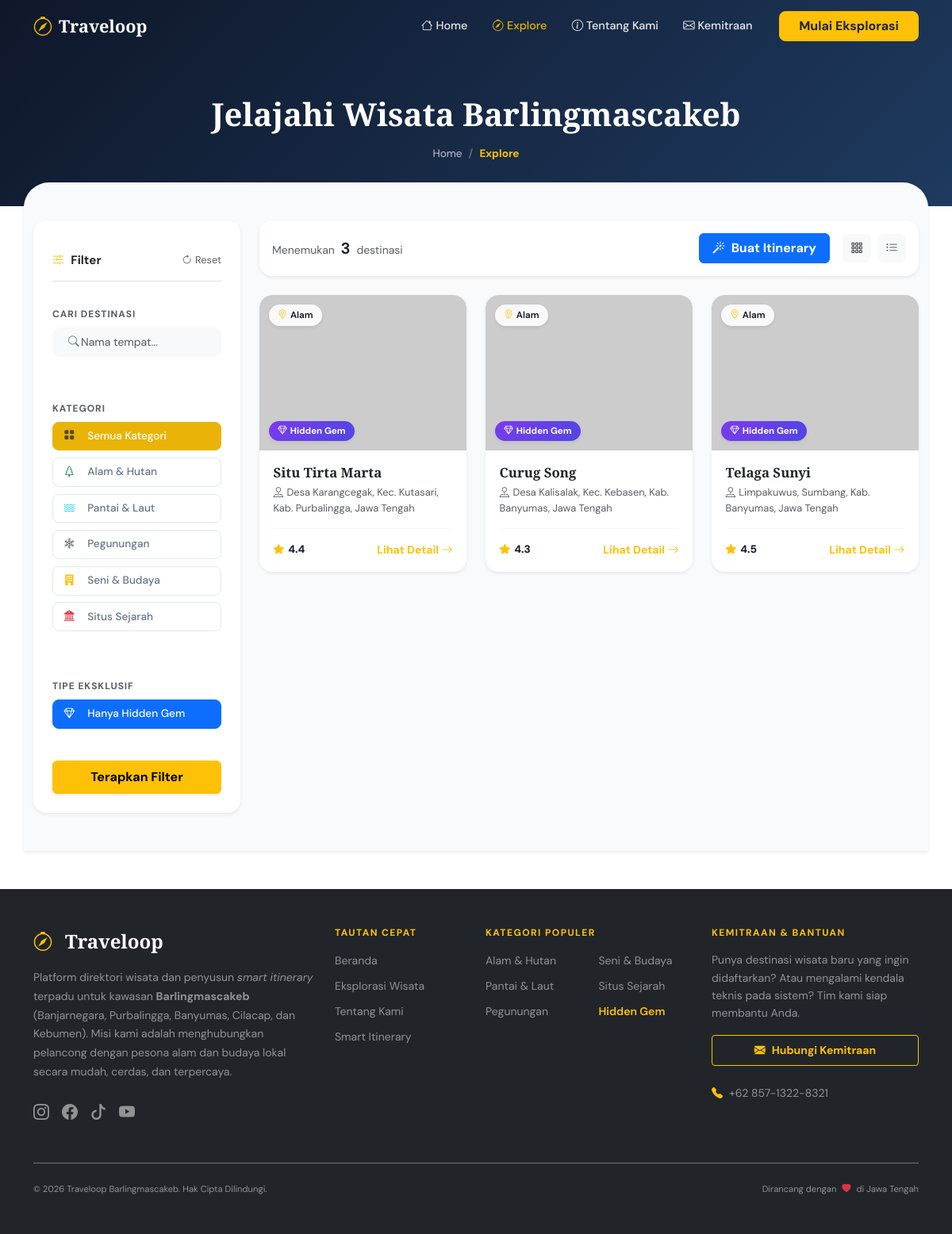
/explore.php?tag=hidden-gem, run on the app's committed database.
### tables this page shows
CREATE TABLE `destinasi` (
  `id` int(11) NOT NULL,
  `nama` varchar(100) NOT NULL,
  `kategori` varchar(50) NOT NULL,
  `alamat` text NOT NULL,
  `rating` decimal(3,1) DEFAULT 0.0,
  `deskripsi` text NOT NULL,
  `foto_url` longtext DEFAULT NULL,
  `maps_url` varchar(255) DEFAULT NULL,
  `kontak` varchar(50) DEFAULT NULL,
  `tarif` varchar(100) DEFAULT NULL,
  `history` text DEFAULT NULL,
  `tips` text DEFAULT NULL,
  `created_at` timestamp NOT NULL DEFAULT current_timestamp()
);

### explore.php (the view, shortened to what this page needs)
<?php
require_once 'includes/header.php';
$search   = isset($_GET['q']) ? mysqli_real_escape_string($koneksi, $_GET['q']) : '';
$category = isset($_GET['cat']) ? mysqli_real_escape_string($koneksi, $_GET['cat']) : 'all';
$tag      = isset($_GET['tag']) ? mysqli_real_escape_string($koneksi, $_GET['tag']) : '';
$sql = "SELECT * FROM destinasi WHERE 1=1";
if (!empty($tag) && $tag == 'hidden-gem') {
    $sql .= " AND (deskripsi LIKE '%hidden gem%' OR deskripsi LIKE '%Hidden Gem%')";
}
$sql .= " ORDER BY id DESC";
$query_explore = mysqli_query($koneksi, $sql);
$total_results = $query_explore ? mysqli_num_rows($query_explore) : 0;
?>
<div class="page-header-solid" style="padding-top: 120px;">
  <div class="container text-center">
    <h1 class="page-title text-white">Jelajahi Wisata Barlingmascakeb</h1>
    <nav aria-label="breadcrumb">
      <ol class="breadcrumb wn-breadcrumb justify-content-center mt-3">
        <li class="breadcrumb-item"><a href="index.php" class="text-light text-decoration-none opacity-75 hover-white">Home</a></li>
        <li class="breadcrumb-item active text-warning fw-bold" aria-current="page">Explore</li>
      </ol>
    </nav>
  </div>
</div>
<div class="container py-5 explore-page bg-soft rounded-top-5 shadow-sm" style="margin-top: -30px; position: relative; z-index: 10;">
  <div class="row g-4">
    <div class="col-lg-3">
      <form action="explore.php" method="GET" class="filter-panel p-4 shadow-sm rounded-4 bg-white border-0 sticky-lg-top" id="filterPanel" style="top: 100px;">
        <div class="filter-panel-header bg-white px-0 border-bottom pb-3 mb-3 d-flex justify-content-between align-items-center">
          <h5 class="filter-title text-dark mb-0 fw-bold"><i class="bi bi-sliders2 text-warning me-2"></i>Filter</h5>
          <a href="explore.php" class="btn-reset-filter text-decoration-none text-muted small"><i class="bi bi-arrow-clockwise me-1"></i>Reset</a>
        </div>
        <div class="filter-section px-0 border-0 mb-4">
          <label class="filter-label text-muted small fw-bold text-uppercase tracking-wider">Cari Destinasi</label>
          <div class="filter-search-wrap mt-2">
            <i class="bi bi-search ps-2"></i>
            <input type="text" name="q" id="filterSearch" class="form-control filter-input bg-light border-0" placeholder="Nama tempat..." value="<?= htmlspecialchars($search) ?>"/>
          </div>
        </div>
        <div class="filter-section px-0 border-0 mb-4">
          <label class="filter-label text-muted small fw-bold text-uppercase tracking-wider">Kategori</label>
          <div class="cat-filter-list mt-2">
            <button type="button" class="cat-filter-btn mb-1 <?= $category == 'all' ? 'active' : '' ?>" onclick="setCategory('all', this)">
              <i class="bi bi-grid-fill text-muted me-2"></i>Semua Kategori
            </button>
            <button type="button" class="cat-filter-btn mb-1 <?= $category == 'nature' ? 'active' : '' ?>" onclick="setCategory('nature', this)">
              <i class="bi bi-tree text-success me-2"></i>Alam & Hutan
            </button>
            <button type="button" class="cat-filter-btn mb-1 <?= $category == 'beach' ? 'active' : '' ?>" onclick="setCategory('beach', this)">
              <i class="bi bi-water text-info me-2"></i>Pantai & Laut
            </button>
            <button type="button" class="cat-filter-btn mb-1 <?= $category == 'mountain' ? 'active' : '' ?>" onclick="setCategory('mountain', this)">
              <i class="bi bi-snow2 text-secondary me-2"></i>Pegunungan
            </button>
            <button type="button" class="cat-filter-btn mb-1 <?= $category == 'cultural' ? 'active' : '' ?>" onclick="setCategory('cultural', this)">
              <i class="bi bi-building-fill text-warning me-2"></i>Seni & Budaya
            </button>
            <button type="button" class="cat-filter-btn mb-1 <?= $category == 'historical' ? 'active' : '' ?>" onclick="setCategory('historical', this)">
              <i class="bi bi-bank2 text-danger me-2"></i>Situs Sejarah
            </button>
          </div>
        </div>
        <div class="filter-section px-0 border-0 mb-4">
          <label class="filter-label text-muted small fw-bold text-uppercase tracking-wider">Tipe Eksklusif</label>
          <div class="d-flex gap-2 flex-wrap mt-2">
            <button type="button" class="cat-filter-btn w-100 <?= $tag == 'hidden-gem' ? 'active text-white bg-primary border-primary' : 'bg-light border-0' ?>" id="gemFilterBtn" onclick="toggleGemUI()">
              <i class="bi bi-gem me-2 <?= $tag == 'hidden-gem' ? 'text-white' : 'text-primary' ?>"></i> Hanya Hidden Gem
            </button>
          </div>
        </div>
        <button type="submit" class="btn btn-warning w-100 fw-bold py-2 shadow-sm">Terapkan Filter</button>
      </form>
    </div>
    <div class="col-lg-9">
      <div class="explore-toolbar bg-white shadow-sm rounded-4 p-3 mb-4 border-0 d-flex justify-content-between align-items-center flex-wrap gap-3">
        <div class="results-info text-muted">
          Menemukan <strong class="text-dark fs-5 mx-1"><?= $total_results ?></strong> destinasi
        </div>
        <div class="toolbar-right d-flex gap-2 align-items-center">
          <button class="btn btn-primary fw-bold px-3 me-2" onclick="showItineraryModal()"><i class="bi bi-magic me-1"></i> Buat Itinerary</button>
          <button class="view-toggle active bg-light border-0 text-dark" id="gridToggle" onclick="toggleViewLayout('grid')" title="Grid View">
            <i class="bi bi-grid-3x3-gap"></i>
          </button>
          <button class="view-toggle bg-light border-0 text-muted" id="listToggle" onclick="toggleViewLayout('list')" title="List View">
            <i class="bi bi-list-ul"></i>
          </button>
        </div>
      </div>
      <div class="row g-4" id="placeGrid">
        <?php
        if ($query_explore && $total_results > 0) {
            while ($row = mysqli_fetch_assoc($query_explore)) {
                $foto = !empty($row['foto_url']) ? $row['foto_url'] : 'https://placehold.co/600x400/e2e8f0/64748b?text=Wisata';
                $isGem = (stripos($row['deskripsi'], 'hidden gem') !== false);
                ?>
                <div class="col-12 col-md-6 col-xl-4 place-item-col">
                  <div class="place-card h-100 shadow-sm border-0"
                       data-id="<?= $row['id'] ?>"
                       data-nama="<?= htmlspecialchars($row['nama'], ENT_QUOTES) ?>"
                       data-kategori="<?= htmlspecialchars($row['kategori'], ENT_QUOTES) ?>"
                       data-alamat="<?= htmlspecialchars($row['alamat'], ENT_QUOTES) ?>"
                       data-rating="<?= $row['rating'] ?>"
                       data-deskripsi="<?= htmlspecialchars($row['deskripsi'], ENT_QUOTES) ?>"
                       data-foto="<?= htmlspecialchars($foto, ENT_QUOTES) ?>"
                       data-maps="<?= htmlspecialchars($row['maps_url'] ?? '', ENT_QUOTES) ?>"
                       data-tarif="<?= htmlspecialchars($row['tarif'] ?? '', ENT_QUOTES) ?>"
                       data-kontak="<?= htmlspecialchars($row['kontak'] ?? '', ENT_QUOTES) ?>"
                       data-history="<?= htmlspecialchars($row['history'] ?? '', ENT_QUOTES) ?>"
                       data-tips="<?= htmlspecialchars($row['tips'] ?? '', ENT_QUOTES) ?>"
                       onclick="openDetailBtn(this)"
                       style="cursor:pointer;">
                    <div class="place-card-img-wrap rounded-top-4">
                      <img src="<?= $foto ?>" class="place-card-img" alt="<?= htmlspecialchars($row['nama']) ?>" loading="lazy"/>
                      <span class="cat-badge cat-badge-overlay shadow-sm"><i class="bi bi-geo-alt me-1 text-warning"></i><?= htmlspecialchars($row['kategori']) ?></span>
                      <?php if($isGem): ?>
                        <span class="gem-badge shadow-sm"><i class="bi bi-gem me-1"></i>Hidden Gem</span>
                      <?php endif; ?>
                    </div>
                    <div class="place-card-body">
                      <h5 class="place-card-title text-dark"><?= htmlspecialchars($row['nama']) ?></h5>
                      <p class="place-card-addr text-muted"><i class="bi bi-pin-map me-1"></i><?= htmlspecialchars($row['alamat']) ?></p>
                      <div class="place-card-footer mt-3 pt-3 border-top border-light d-flex justify-content-between align-items-center">
                        <div class="stars-row">
                          <i class="bi bi-star-fill star-fill text-warning"></i>
                          <span class="rating-text ms-1 fw-bold"><?= $row['rating'] ?></span>
                        </div>
                        <span class="text-warning small fw-bold">Lihat Detail <i class="bi bi-arrow-right"></i></span>
                      </div>
                    </div>
                  </div>
                </div>
                <?php
            }
        }
        ?>
      </div>
    </div>
  </div>
</div>
<?php
require_once 'includes/footer.php';
?>

### data on the page
destinasi: kategori "Alam", shows "Hidden Gem", nama "Situ Tirta Marta", alamat "Desa Karangcegak, Kec. Kutasari, Kab. Purbalingga, Jawa Tengah", rating "4.4"
destinasi: kategori "Alam", shows "Hidden Gem", nama "Curug Song", alamat "Desa Kalisalak, Kec. Kebasen, Kab. Banyumas, Jawa Tengah", rating "4.3"
destinasi: kategori "Alam", shows "Hidden Gem", nama "Telaga Sunyi", alamat "Limpakuwus, Sumbang, Kab. Banyumas, Jawa Tengah", rating "4.5"

### other printed values
$total_results "3"
